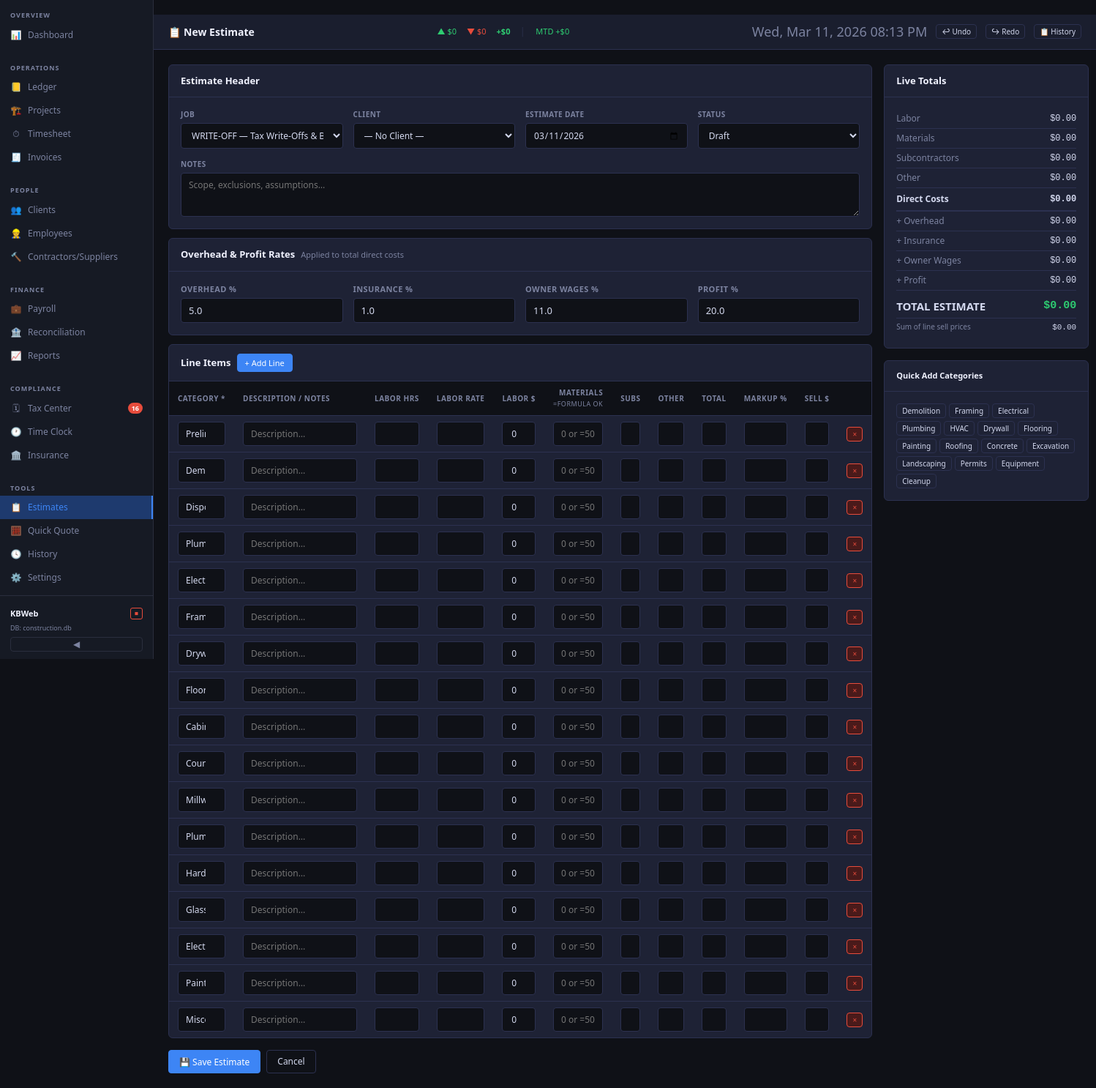
The page /estimates/new?job_id=1 on the database its author committed.
### tables this page shows
CREATE TABLE company_config (
    id INTEGER PRIMARY KEY DEFAULT 1,
    company_name TEXT DEFAULT '',
    owner_name TEXT DEFAULT '',
    address TEXT DEFAULT '',
    city_state_zip TEXT DEFAULT '',
    phone TEXT DEFAULT '',
    email TEXT DEFAULT '',
    website TEXT DEFAULT '',
    license_number TEXT DEFAULT '',
    ein TEXT DEFAULT '',
    receipts_folder_path TEXT DEFAULT '',
    invoices_folder_path TEXT DEFAULT '',
    certs_folder_path TEXT DEFAULT '',
    backup_folder_path TEXT DEFAULT '',
    backup_keep_count INTEGER DEFAULT 30,
    continuous_scroll INTEGER DEFAULT 0,
    time_tracker_enabled INTEGER DEFAULT 0,
    active_jobs_folder_path TEXT DEFAULT '',
    payroll_year INTEGER DEFAULT 2025,
    fica_rate_employee REAL DEFAULT 0.062,
    medicare_rate_employee REAL DEFAULT 0.0145,
    fica_rate_employer REAL DEFAULT 0.062,
    medicare_rate_employer REAL DEFAULT 0.0145,
    futa_rate REAL DEFAULT 0.006,
    futa_wage_base REAL DEFAULT 7000.0,
    suta_rate_il REAL DEFAULT 0.0350,
    suta_wage_base_il REAL DEFAULT 13590.0,
    prior_year_withholding_carryforward REAL DEFAULT 0.0,
    prior_year_trade_adjustment REAL DEFAULT 0.0,
    opening_bank_balance REAL DEFAULT 0.0,
    default_overhead_pct REAL DEFAULT 5.0,
    default_insurance_pct REAL DEFAULT 1.0,
    default_owner_wages_pct REAL DEFAULT 11.0,
    default_profit_pct REAL DEFAULT 20.0,
    default_markup_pct REAL DEFAULT 0.20,
    estimate_prefix TEXT DEFAULT 'EST',
    created_at TEXT DEFAULT (datetime('now')),
    updated_at TEXT DEFAULT (datetime('now')),
    is_deleted INTEGER DEFAULT 0
);

### routes_phase9.py (the view)
@phase9.route('/estimates/new', methods=['GET', 'POST'])
def estimate_new():
    config = _cfg()
    badges = _badges()
    if request.method == 'GET':
        conn = get_connection()
        try:
            jobs    = conn.execute("SELECT id, job_code, description FROM jobs WHERE is_deleted=0 ORDER BY job_code").fetchall()
            clients = conn.execute("SELECT id, full_name FROM clients WHERE is_deleted=0 ORDER BY full_name").fetchall()
            cats    = conn.execute("SELECT category_name FROM work_categories WHERE is_deleted=0 ORDER BY category_name").fetchall()
            prefill_job_id    = request.args.get('job_id', '')
            prefill_client_id = request.args.get('client_id', '')
            today = date.today().strftime('%Y-%m-%d')
            return render_template('estimate_form.html',
                config=config, badges=badges,
                estimate=None, line_items=[],
                jobs=[dict(j) for j in jobs],
                clients=[dict(c) for c in clients],
                categories=[dict(c) for c in cats],
                today=today,
                prefill_job_id=prefill_job_id,
                prefill_client_id=prefill_client_id,
            )
        finally:
            conn.close()
    return _estimate_save(None, request.form, request.form.getlist('li_category[]'))

### templates/estimate_form.html (shortened to what this page needs)
{% extends "base.html" %}
{% block topbar_title %}📋 {% if estimate %}Edit Estimate{% else %}New Estimate{% endif %}{% endblock %}
{% block content %}
<form method="POST" id="est-form"
      action="{% if estimate %}/estimates/{{ estimate.id }}/edit{% else %}/estimates/new{% endif %}">
<div style="display:grid;grid-template-columns:1fr 280px;gap:16px;align-items:start">
  <div>
    <div class="card" style="margin-bottom:12px">
      <div class="card-header"><span class="card-title">Estimate Header</span></div>
      <div class="card-body">
        <div class="form-grid">
          <div class="form-group">
            <label>Job</label>
            <select name="job_id" id="job-select" onchange="jobChanged()">
              {% for j in jobs %}
              <option value="{{ j.id }}"
                {% if (estimate and estimate.job_id == j.id) or prefill_job_id == j.id|string %}selected{% endif %}>
                {{ j.job_code }}{% if j.description %} — {{ j.description[:40] }}{% endif %}
              </option>
              {% endfor %}
            </select>
          </div>
          <div class="form-group">
            <label>Client</label>
            <select name="client_id">
              <option value="">— No Client —</option>
            </select>
          </div>
          <div class="form-group">
            <label>Estimate Date</label>
            <input type="date" name="estimate_date"
                   value="{{ estimate.estimate_date if estimate else today }}">
          </div>
          <div class="form-group">
            <label>Status</label>
            <select name="status">
              {% for s in ['Draft','Sent','Accepted','Rejected','Revised'] %}
              <option value="{{ s }}" {% if estimate and estimate.status == s %}selected{% elif not estimate and s == 'Draft' %}selected{% endif %}>{{ s }}</option>
              {% endfor %}
            </select>
          </div>
          <div class="form-group full">
            <label>Notes</label>
            <textarea name="notes" rows="2" placeholder="Scope, exclusions, assumptions…">{{ estimate.notes if estimate else '' }}</textarea>
          </div>
        </div>
      </div>
    </div>
    <div class="card" style="margin-bottom:12px">
      <div class="card-header">
        <span class="card-title">Overhead & Profit Rates</span>
        <span class="text-dim" style="font-size:11px">Applied to total direct costs</span>
      </div>
      <div class="card-body">
        <div class="form-grid" style="grid-template-columns:repeat(4,1fr)">
          {% for fname, label, default in [
            ('overhead_pct',    'Overhead %',    estimate.overhead_pct if estimate else config.get('default_overhead_pct', 15)|float),
            ('insurance_pct',   'Insurance %',   estimate.insurance_pct if estimate else config.get('default_insurance_pct', 5)|float),
            ('owner_wages_pct', 'Owner Wages %', estimate.owner_wages_pct if estimate else config.get('default_owner_wages_pct', 10)|float),
            ('profit_pct',      'Profit %',      estimate.profit_pct if estimate else config.get('default_profit_pct', 10)|float),
          ] %}
          <div class="form-group" style="margin:0">
            <label style="font-size:11px">{{ label }}</label>
            <input type="number" name="{{ fname }}" step="0.1" min="0" max="100"
                   value="{{ '%.1f'|format(default|float) }}"
                   oninput="updateTotals()" style="font-size:13px">
          </div>
          {% endfor %}
        </div>
      </div>
    </div>
    <div class="card">
      <div class="card-header">
        <span class="card-title">Line Items</span>
        <button type="button" class="btn btn-primary btn-sm" onclick="addRow()">+ Add Line</button>
      </div>
      <div class="card-body no-pad">
        <div style="overflow-x:auto">
          <table id="li-table" style="min-width:800px">
            <thead>
              <tr>
                <th style="width:130px">Category <span class="req">*</span></th>
                <th style="min-width:180px">Description / Notes</th>
                <th style="width:70px;text-align:right">Labor Hrs</th>
                <th style="width:80px;text-align:right">Labor Rate</th>
                <th style="width:90px;text-align:right">Labor $</th>
                <th style="width:110px;text-align:right">Materials<br><span style="font-size:9px;font-weight:400;color:var(--text-dim)">=formula ok</span></th>
                <th style="width:90px;text-align:right">Subs</th>
                <th style="width:80px;text-align:right">Other</th>
                <th style="width:80px;text-align:right">Total</th>
                <th style="width:70px;text-align:right">Markup %</th>
                <th style="width:90px;text-align:right">Sell $</th>
                <th style="width:36px"></th>
              </tr>
            </thead>
            <tbody id="li-tbody">
              {% if line_items %}
                {% for li in line_items %}
                <tr class="li-row">
                  <td>
                    <input type="text" name="li_category[]" value="{{ li.category }}"
                           style="width:100%" list="cat-list" oninput="updateTotals()">
                  </td>
                  <td><input type="text" name="li_description[]" value="{{ li.notes or '' }}" style="width:100%" placeholder="Description…"></td>
                  <td><input type="number" name="li_labor_hours[]" value="{{ '%.2f'|format(li.labor_hours_estimated|float) }}" step="0.25" style="width:100%;text-align:right" oninput="calcRow(this);updateTotals()"></td>
                  <td><input type="number" name="li_labor_rate[]"  value="{{ '%.2f'|format(li.labor_rate|float) }}"            step="0.01" style="width:100%;text-align:right" oninput="calcRow(this);updateTotals()"></td>
                  <td><input type="number" name="li_labor_cost[]"  value="{{ '%.2f'|format(li.labor_cost|float) }}"            step="0.01" style="width:100%;text-align:right;background:var(--bg)" readonly></td>
                  <td><input type="text"   name="li_materials[]"   value="{{ li.materials_cost if li.materials_cost else '' }}" style="width:100%;text-align:right" placeholder="0 or =50*90" oninput="evalFormula(this);calcRow(this);updateTotals()"></td>
                  <td><input type="number" name="li_subs[]"        value="{{ '%.2f'|format(li.subcontractor_cost|float) }}"   step="0.01" style="width:100%;text-align:right" oninput="calcRow(this);updateTotals()"></td>
                  <td><input type="number" name="li_other[]"       value="{{ '%.2f'|format(li.other_cost|float) }}"           step="0.01" style="width:100%;text-align:right" oninput="calcRow(this);updateTotals()"></td>
                  <td><input type="number" name="li_total[]"       value="{{ '%.2f'|format(li.total_cost|float) }}"           step="0.01" style="width:100%;text-align:right;background:var(--bg);font-weight:600" readonly></td>
                  <td><input type="number" name="li_markup[]"      value="{{ '%.1f'|format(li.markup_pct|float) }}"           step="0.1"  style="width:100%;text-align:right" oninput="calcSell(this);updateTotals()"></td>
                  <td><input type="number" name="li_sell_price[]"  value="{{ '%.2f'|format(li.sell_price|float) }}"           step="0.01" style="width:100%;text-align:right;font-weight:600" oninput="updateTotals()"></td>
                  <td><button type="button" class="btn btn-xs btn-danger" onclick="removeRow(this)">×</button></td>
                </tr>
                {% endfor %}
              {% else %}
                {% for cat in ['Preliminary','Demolition','Disposal','Plumbing','Electrical','Framing-Labor','Drywall','Flooring-Tile','Cabinetry','Counter-tops','Millwork','Plumbing-Trim','Hardware','Glass and Mirror','Electrical-Trim','Painting','Miscellaneous'] %}
                <tr class="li-row">
                  <td><input type="text"   name="li_category[]"     value="{{ cat }}"  style="width:100%" list="cat-list" oninput="updateTotals()"></td>
                  <td><input type="text"   name="li_description[]"  value=""           style="width:100%" placeholder="Description…"></td>
                  <td><input type="number" name="li_labor_hours[]"  value=""           step="0.25" style="width:100%;text-align:right" oninput="calcRow(this);updateTotals()"></td>
                  <td><input type="number" name="li_labor_rate[]"   value=""           step="0.01" style="width:100%;text-align:right" oninput="calcRow(this);updateTotals()"></td>
                  <td><input type="number" name="li_labor_cost[]"   value="0"          step="0.01" style="width:100%;text-align:right;background:var(--bg)" readonly></td>
                  <td><input type="text"   name="li_materials[]"    value=""           style="width:100%;text-align:right" placeholder="0 or =50*90" oninput="evalFormula(this);calcRow(this);updateTotals()"></td>
                  <td><input type="number" name="li_subs[]"         value=""           step="0.01" style="width:100%;text-align:right" oninput="calcRow(this);updateTotals()"></td>
                  <td><input type="number" name="li_other[]"        value=""           step="0.01" style="width:100%;text-align:right" oninput="calcRow(this);updateTotals()"></td>
                  <td><input type="number" name="li_total[]"        value="0"          step="0.01" style="width:100%;text-align:right;background:var(--bg);font-weight:600" readonly></td>
                  <td><input type="number" name="li_markup[]"       value=""           step="0.1"  style="width:100%;text-align:right" oninput="calcSell(this);updateTotals()"></td>
                  <td><input type="number" name="li_sell_price[]"   value="0"          step="0.01" style="width:100%;text-align:right;font-weight:600" oninput="updateTotals()"></td>
                  <td><button type="button" class="btn btn-xs btn-danger" onclick="removeRow(this)">×</button></td>
                </tr>
                {% endfor %}
              {% endif %}
            </tbody>
          </table>
        </div>
      </div>
    </div>
    <div class="flex gap-8" style="margin-top:14px">
      <button type="submit" id="save-btn" class="btn btn-primary">💾 Save Estimate</button>
      <a href="/estimates{% if estimate %}/{{ estimate.id }}{% endif %}" class="btn btn-outline">Cancel</a>
    </div>
  </div>
  <div style="position:sticky;top:16px">
    <div class="card">
      <div class="card-header"><span class="card-title">Live Totals</span></div>
      <div class="card-body" style="font-size:12px">
        {% for label, key, cls in [
          ('Labor',          'total_labor',       ''),
          ('Materials',      'total_materials',   ''),
          ('Subcontractors', 'total_subs',        ''),
          ('Other',          'total_other',       ''),
        ] %}
        <div class="flex" style="justify-content:space-between;padding:4px 0;border-bottom:1px solid var(--border)">
          <span class="text-dim">{{ label }}</span>
          <span class="mono" id="tot-{{ key }}">$0.00</span>
        </div>
        {% endfor %}
        <div class="flex" style="justify-content:space-between;padding:6px 0;border-bottom:2px solid var(--border);font-weight:700">
          <span>Direct Costs</span>
          <span class="mono" id="tot-total_direct">$0.00</span>
        </div>
        <div class="flex" style="justify-content:space-between;padding:4px 0;border-bottom:1px solid var(--border)">
          <span class="text-dim">+ Overhead</span>
          <span class="mono" id="tot-overhead_amt">$0.00</span>
        </div>
        <div class="flex" style="justify-content:space-between;padding:4px 0;border-bottom:1px solid var(--border)">
          <span class="text-dim">+ Insurance</span>
          <span class="mono" id="tot-insurance_amt">$0.00</span>
        </div>
        <div class="flex" style="justify-content:space-between;padding:4px 0;border-bottom:1px solid var(--border)">
          <span class="text-dim">+ Owner Wages</span>
          <span class="mono" id="tot-owner_wages_amt">$0.00</span>
        </div>
        <div class="flex" style="justify-content:space-between;padding:4px 0;border-bottom:1px solid var(--border)">
          <span class="text-dim">+ Profit</span>
          <span class="mono" id="tot-profit_amt">$0.00</span>
        </div>
        <div class="flex" style="justify-content:space-between;padding:10px 0 4px;font-weight:800;font-size:15px">
          <span>TOTAL ESTIMATE</span>
          <span class="mono text-green" id="tot-total_estimate">$0.00</span>
        </div>
        <div class="flex" style="justify-content:space-between;padding:4px 0;border-top:1px solid var(--border)">
          <span class="text-dim" style="font-size:10px">Sum of line sell prices</span>
          <span class="mono" id="tot-total_sell_lines" style="font-size:11px">$0.00</span>
        </div>
      </div>
    </div>
    <div class="card" style="margin-top:10px">
      <div class="card-header"><span class="card-title" style="font-size:11px">Quick Add Categories</span></div>
      <div class="card-body" style="display:flex;flex-wrap:wrap;gap:4px">
        {% for cat in ['Demolition','Framing','Electrical','Plumbing','HVAC','Drywall','Flooring','Painting','Roofing','Concrete','Excavation','Landscaping','Permits','Equipment','Cleanup'] %}
        <button type="button" class="btn btn-xs btn-outline" style="font-size:10px"
                onclick="addRowWith('{{ cat }}')">{{ cat }}</button>
        {% endfor %}
      </div>
    </div>
  </div>
</div>
</form>
{% endblock %}

### rows shown on the page
company_config: label "OVERHEAD %", overhead_pct "5.0", label "INSURANCE %", insurance_pct "1.0", label "OWNER WAGES %", owner_wages_pct "11.0", label "PROFIT %", profit_pct "20.0"

### other values the page prints
{{ badges.overdue_reminders }} "16"
{{ db_name }} "construction.db"
{{ label }} "Labor" "Materials" "Subcontractors" "Other"
{{ cat }} "Demolition" "Framing" "Electrical" "Plumbing" "HVAC" "Drywall" "Flooring" "Painting" "Roofing" "Concrete" "Excavation" "Landscaping" "Permits" "Equipment" "Cleanup"
form field job_id "WRITE-OFF — Tax Write-Offs & Business Expenses"
form field status "Draft"
